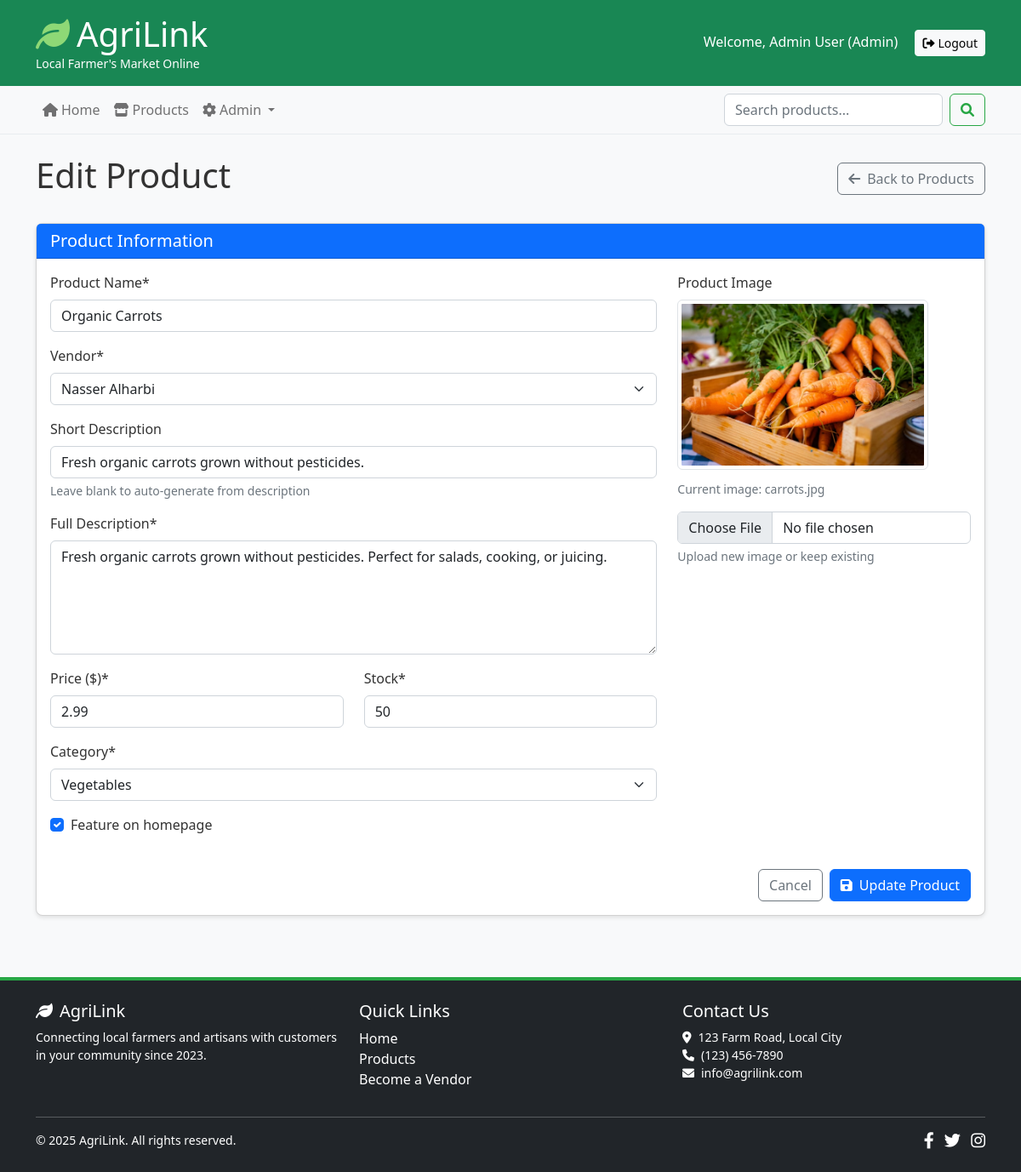
/presentation/admin/product_form.php?id=1 (signed in), run on the app's committed database.
### tables this page shows
CREATE TABLE products (
    id INT AUTO_INCREMENT PRIMARY KEY,
    name VARCHAR(100) NOT NULL,
    description TEXT NOT NULL,
    short_description VARCHAR(255) NOT NULL,
    price DECIMAL(10, 2) NOT NULL,
    category VARCHAR(50) NOT NULL,
    stock INT NOT NULL DEFAULT 0,
    image VARCHAR(255) NOT NULL DEFAULT 'default.jpg',
    vendor_id INT NOT NULL,
    is_featured BOOLEAN DEFAULT FALSE,
    created_at TIMESTAMP DEFAULT CURRENT_TIMESTAMP,
    updated_at TIMESTAMP DEFAULT CURRENT_TIMESTAMP ON UPDATE CURRENT_TIMESTAMP,
    FOREIGN KEY (vendor_id) REFERENCES users(id) ON DELETE CASCADE
);

CREATE TABLE users (
    id INT AUTO_INCREMENT PRIMARY KEY,
    name VARCHAR(100) NOT NULL,
    email VARCHAR(100) NOT NULL UNIQUE,
    password VARCHAR(255) NOT NULL,
    role ENUM('customer', 'vendor', 'admin') DEFAULT 'customer',
    created_at TIMESTAMP DEFAULT CURRENT_TIMESTAMP,
    updated_at TIMESTAMP DEFAULT CURRENT_TIMESTAMP ON UPDATE CURRENT_TIMESTAMP
);

### data/Database.php (called while the page is built, shortened)
<?php
class Database {
    private static $instance = null;
    private $connection;
    private function __construct() {
        try {
            $this->connection = new PDO(
                'mysql:host=' . DB_HOST . ';port=' . DB_PORT . ';dbname=' . DB_NAME . ';charset=utf8mb4',
                DB_USER,
                DB_PASS,
                [
                    PDO::ATTR_ERRMODE => PDO::ERRMODE_EXCEPTION,
                    PDO::ATTR_DEFAULT_FETCH_MODE => PDO::FETCH_ASSOC,
                    PDO::ATTR_EMULATE_PREPARES => false
                ]
            );
        } catch (PDOException $e) {
            die("Database connection failed: " . $e->getMessage());
        }
    }
    public static function getInstance() {
        if (self::$instance === null) {
            self::$instance = new self();
        }
        return self::$instance;
    }
    public function prepare($sql) {
        return $this->connection->prepare($sql);
    }
}

### business/ProductManager.php (called while the page is built, shortened)
<?php
require_once __DIR__ . '/../data/ProductDAO.php';
class ProductManager {
    private $productDAO;
    public function __construct() {
        $this->productDAO = new ProductDAO();
    }
    public function getProductById($id) {
        return $this->productDAO->getProductById($id);
    }
}

### data/ProductDAO.php (called while the page is built, shortened)
<?php
require_once 'Database.php';
class ProductDAO {
    private $db;
    public function __construct() {
        $this->db = Database::getInstance();
    }
    public function getProductById($id) {
        $stmt = $this->db->prepare("SELECT p.*, u.name as vendor_name
                                    FROM products p
                                    JOIN users u ON p.vendor_id = u.id
                                    WHERE p.id = :id");
        $stmt->execute(['id' => $id]);
        return $stmt->fetch();
    }
}

### business/UserManager.php (called while the page is built, shortened)
<?php
require_once __DIR__ . '/../data/UserDAO.php';
class UserManager {
    private $userDAO;
    public function __construct() {
        $this->userDAO = new UserDAO();
    }
    public function getAllVendors() {
        return $this->userDAO->getAllVendors();
    }
    public function getVendors() {
        return $this->getAllVendors();
    }
}

### data/UserDAO.php (called while the page is built, shortened)
<?php
require_once 'Database.php';
class UserDAO {
    private $db;
    public function __construct() {
        $this->db = Database::getInstance();
    }
    public function getAllVendors() {
        $stmt = $this->db->prepare("SELECT * FROM users WHERE role = :role ORDER BY name");
        $stmt->execute(['role' => 'vendor']);
        return $stmt->fetchAll();
    }
}

### presentation/admin/product_form.php (the view, shortened to what this page needs)
<?php
require_once '../../business/ProductManager.php';
require_once '../../business/UserManager.php';
$productManager = new ProductManager();
$userManager = new UserManager();
$vendors = $userManager->getVendors();
$productId = isset($_GET['id']) ? intval($_GET['id']) : 0;
$isEditing = $productId > 0;
$product = [
    'id' => 0,
    'name' => '',
    'description' => '',
    'short_description' => '',
    'price' => '',
    'category' => '',
    'stock' => '',
    'image' => 'default.jpg',
    'vendor_id' => '',
    'is_featured' => false
];
if ($isEditing) {
    $loadedProduct = $productManager->getProductById($productId);
    $product = $loadedProduct;
}
require_once '../../presentation/layouts/header.php';
require_once '../../presentation/layouts/navigation.php';
?>
<main class="container py-4">
    <div class="d-flex justify-content-between align-items-center mb-4">
        <h1><?php echo $isEditing ? 'Edit Product' : 'Add New Product'; ?></h1>
        <a href="<?php echo BASE_URL; ?>presentation/admin/products.php" class="btn btn-outline-secondary">
            <i class="fas fa-arrow-left me-2"></i>Back to Products
        </a>
    </div>
    <div class="card">
        <div class="card-header bg-primary text-white">
            <h5 class="mb-0">Product Information</h5>
        </div>
        <div class="card-body">
            <form method="POST" action="" enctype="multipart/form-data">
                <div class="row">
                    <div class="col-md-8">
                        <div class="mb-3">
                            <label for="name" class="form-label">Product Name*</label>
                            <input type="text" class="form-control" id="name" name="name"
                                   value="<?php echo htmlspecialchars($product['name']); ?>" required>
                        </div>
                        <div class="mb-3">
                            <label for="vendor_id" class="form-label">Vendor*</label>
                            <select class="form-select" id="vendor_id" name="vendor_id" required>
                                <?php foreach ($vendors as $vendor): ?>
                                    <option value="<?php echo $vendor['id']; ?>"
                                            <?php echo $product['vendor_id'] == $vendor['id'] ? 'selected' : ''; ?>>
                                        <?php echo htmlspecialchars($vendor['name']); ?>
                                    </option>
                                <?php endforeach; ?>
                            </select>
                        </div>
                        <div class="mb-3">
                            <label for="short_description" class="form-label">Short Description</label>
                            <input type="text" class="form-control" id="short_description" name="short_description"
                                   value="<?php echo htmlspecialchars($product['short_description']); ?>"
                                   placeholder="Brief summary (100 chars)">
                            <div class="form-text">Leave blank to auto-generate from description</div>
                        </div>
                        <div class="mb-3">
                            <label for="description" class="form-label">Full Description*</label>
                            <textarea class="form-control" id="description" name="description"
                                      rows="5" required><?php echo htmlspecialchars($product['description']); ?></textarea>
                        </div>
                        <div class="row">
                            <div class="col-md-6 mb-3">
                                <label for="price" class="form-label">Price ($)*</label>
                                <input type="number" class="form-control" id="price" name="price"
                                       value="<?php echo htmlspecialchars($product['price']); ?>"
                                       min="0.01" step="0.01" required>
                            </div>
                            <div class="col-md-6 mb-3">
                                <label for="stock" class="form-label">Stock*</label>
                                <input type="number" class="form-control" id="stock" name="stock"
                                       value="<?php echo htmlspecialchars($product['stock']); ?>"
                                       min="0" required>
                            </div>
                        </div>
                        <div class="mb-3">
                            <label for="category" class="form-label">Category*</label>
                            <select class="form-select" id="category" name="category" required>
                                <option value="Vegetables" <?php echo $product['category'] === 'Vegetables' ? 'selected' : ''; ?>>
                                    Vegetables
                                </option>
                            </select>
                        </div>
                        <div class="mb-3 form-check">
                            <input type="checkbox" class="form-check-input" id="is_featured" name="is_featured"
                                   <?php echo $product['is_featured'] ? 'checked' : ''; ?>>
                            <label class="form-check-label" for="is_featured">Feature on homepage</label>
                        </div>
                    </div>
                    <div class="col-md-4">
                        <div class="mb-3">
                            <label for="image" class="form-label">Product Image</label>
                            <?php if (!empty($product['image'])): ?>
                                <div class="mb-3">
                                    <img src="<?php echo BASE_URL . 'assets/images/products/' . htmlspecialchars($product['image']); ?>"
                                         class="img-thumbnail mb-2" style="max-height: 200px;">
                                    <div class="form-text">Current image: <?php echo htmlspecialchars($product['image']); ?></div>
                                </div>
                            <?php endif; ?>
                            <input type="file" class="form-control" id="image" name="image"
                                   accept="image/jpeg,image/png,image/gif,image/jpg">
                            <div class="form-text">
                                <?php echo $isEditing ? 'Upload new image or keep existing' : 'Recommended size: 800x600 px'; ?>
                            </div>
                        </div>
                    </div>
                </div>
                <div class="mt-4 d-flex justify-content-end">
                    <a href="<?php echo BASE_URL; ?>presentation/admin/products.php" class="btn btn-outline-secondary me-2">
                        Cancel
                    </a>
                    <button type="submit" class="btn btn-primary">
                        <i class="fas fa-save me-2"></i><?php echo $isEditing ? 'Update Product' : 'Create Product'; ?>
                    </button>
                </div>
            </form>
        </div>
    </div>
</main>
<?php require_once '../../presentation/layouts/footer.php'; ?>

### assets/css/style.css (style rules this page uses)
body { font-family: 'Segoe UI', Tahoma, Geneva, Verdana, sans-serif; background-color: #f8f9fa; color: #333; }
.card { border-radius: 8px; box-shadow: 0 2px 5px rgba(0, 0, 0, 0.1); transition: all 0.3s ease; }

### data on the page
products: name "Organic Carrots", vendor_id "Nasser Alharbi", short_description "Fresh organic carrots grown without pesticides.", description "Fresh organic carrots grown without pesticides. Perfect for salads, cooking, or juicing.", price "2.99", stock "50", category "Vegetables", is_featured "☑", image (picture), image "carrots.jpg"

### other printed values
SessionManager::getCurrentUserName() "Admin User"
SessionManager::getCurrentUserRole() "Admin"
